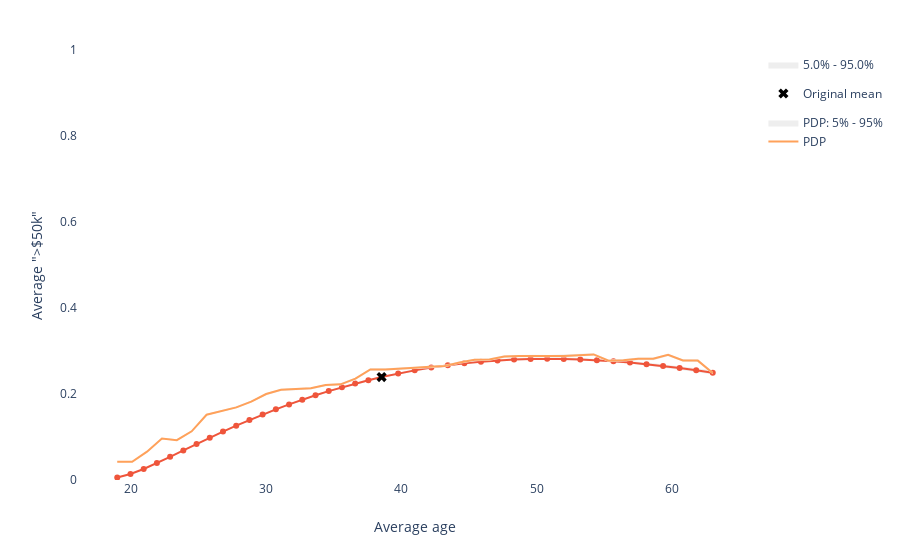

The code cell stored with this chart in its notebook:
### Code cell
plot_all("age", n_samples=30)
